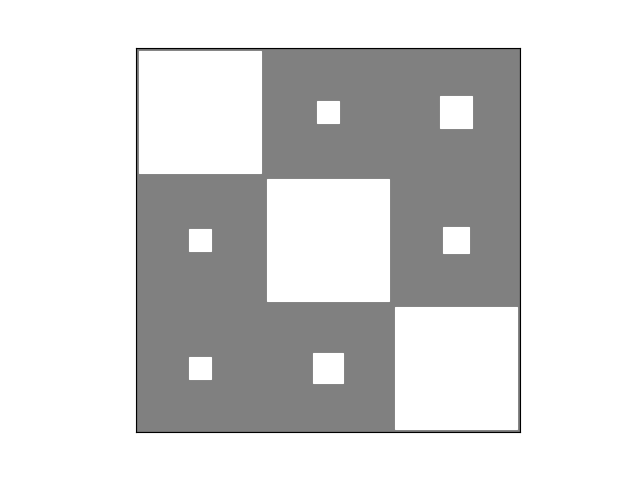

The Python source for this figure:
import numpy
numpy.random.seed(1)
from bayespy.nodes import CategoricalMarkovChain
a0 = [0.6, 0.4] # p(rainy)=0.6, p(sunny)=0.4
A = [[0.7, 0.3], # p(rainy->rainy)=0.7, p(rainy->sunny)=0.3
     [0.4, 0.6]] # p(sunny->rainy)=0.4, p(sunny->sunny)=0.6
N = 100
Z = CategoricalMarkovChain(a0, A, states=N)
from bayespy.nodes import Categorical, Mixture
P = [[0.1, 0.4, 0.5],
     [0.6, 0.3, 0.1]]
Y = Mixture(Z, Categorical, P)
weather = Z.random()
from bayespy.inference import VB
import bayespy.plot as bpplt
import numpy as np
mu = np.array([ [0,0], [3,4], [6,0] ])
std = 2.0
K = 3
N = 200
p0 = np.ones(K) / K
q = 0.9
r = (1-q)/(K-1)
P = q*np.identity(K) + r*(np.ones((3,3))-np.identity(3))
y = np.zeros((N,2))
z = np.zeros(N)
state = np.random.choice(K, p=p0)
for n in range(N):
    z[n] = state
    y[n,:] = std*np.random.randn(2) + mu[state]
    state = np.random.choice(K, p=P[state])
from bayespy.nodes import Dirichlet
a0 = Dirichlet(1e-3*np.ones(K))
A = Dirichlet(1e-3*np.ones((K,K)))
Z = CategoricalMarkovChain(a0, A, states=N)
Lambda = std**(-2) * np.identity(2)
from bayespy.nodes import Gaussian
Y = Mixture(Z, Gaussian, mu, Lambda)
Y.observe(y)
Q = VB(Y, Z, A, a0)
Q.update(repeat=1000)
bpplt.hinton(A)
bpplt.pyplot.show()
